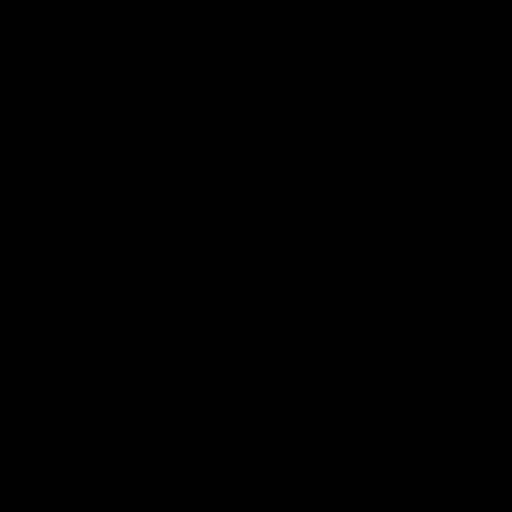
Frame 1 (no input)
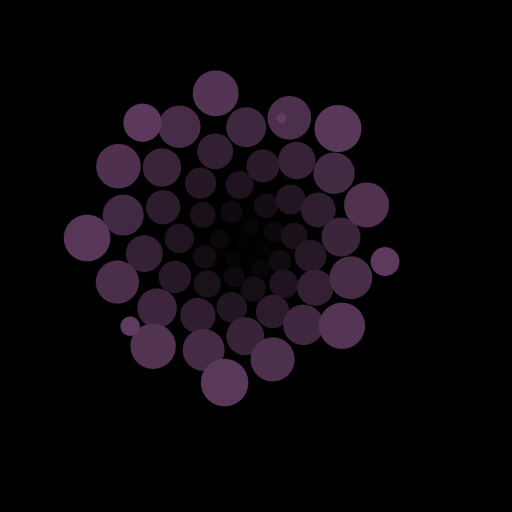
Frame 60 (the mouse pressed at the canvas centre just before this capture)
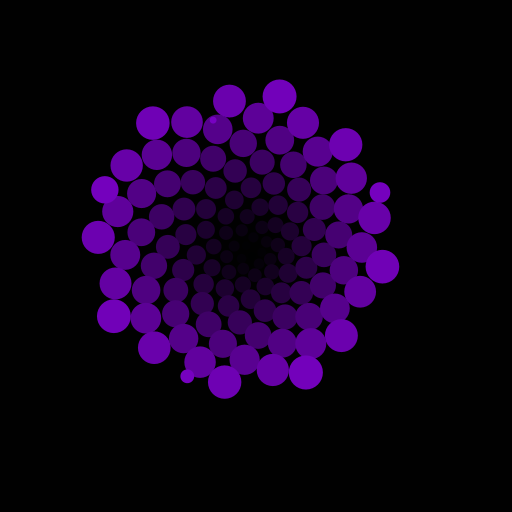
Frame 120 (the mouse held since frame 60 and released just before this capture)

The Processing sketch that drew these frames (run headless with seeded random() and noise(); from frame 60 on, the mouse is pressed at the canvas centre):

// Processing sketch: sketch_jan21a
// ── sketch_jan21a.pde

//Mitchell Karchemsky

float goldenRatio = (sqrt(5)+1)/2;
float goldenAngle = (goldenRatio-1)*2*PI;
float offSet      = .9;      
int currGen       = 0;
int counter       = 0;
float lastX = width/2;
float lastY = width/2;
int i=0;  //Yes this is bad practice
//Colors
int R = (int)(goldenRatio+(i*goldenRatio)%255);
int G = (int)(goldenRatio+(i)%255);
int B = (int)(goldenRatio+(i*goldenRatio)%255);




void setup(){
  size(512, 512);
  smooth();
  noStroke();
  frameRate(30);
}

void draw(){
  
  background(goldenRatio);
  
  float generation = currGen+1;
  float rad    = width/2 - 64;             //What does rad do? Magic Number 1 --> 64
  float asmall = (goldenRatio*rad*rad)/generation;   //What does asmall do?

  float cumulativeArea = 0;              //What does cumulativeArea do?
  i=0;
  for(; i<generation;i++){

    float angle = i*goldenAngle;
    //fill(100+(i*5)%100);              //Colorss
    changeColor();
    fill(R,G,B);
    println("("+R+","+G+","+B+")");
    /**/
    float itterativeRatio  = i/(generation-1);
    float nodeOffset       = asmall*offSet*2*itterativeRatio - asmall*offSet;
    float nodeArea         = asmall + nodeOffset;
    float nodeRadius       = sqrt(nodeArea/PI);
    float cumulativeRadius = sqrt(cumulativeArea/PI);
    
    nodeRadius *= min(1,(generation-i)/5.0);
    
    float xLocation = width/2 + sin(angle)*(cumulativeRadius+nodeRadius);
    float yLocation = width/2 + cos(angle)*(cumulativeRadius+nodeRadius);
    
    ellipse(xLocation-nodeRadius, yLocation-nodeRadius, nodeRadius*2, nodeRadius*2);
    /*if(generation%goldenRatio==0){
      println("line at"+lastX+" "+lastY+" through "+ xLocation +" "+yLocation);
      stroke(255,0,0);
      line(lastX,lastY,xLocation,yLocation);
      lastX = xLocation;
      lastY = yLocation;
      noStroke();  
    }/**/
    
    cumulativeArea += PI*nodeRadius*nodeRadius;
  }
  
  currGen++;

}

void mousePressed(){
  counter++;
  changeColor();
}

void changeColor(){
  int colorSchemes = 4;
  //Color Scheme changer
  counter%=colorSchemes;
  switch (counter){
    case 0:
      //Aubrey's Joker
      R = (int)(goldenRatio+(i*goldenRatio)%256);
      G = (int)(goldenRatio+(i)%256);
      B = (int)(goldenRatio+(i*goldenRatio)%256);
    break;

    case 1 :
      //Reds and Blues
      R = (int)(i%256);
      G = (int)(goldenRatio);
      B = (int)(goldenRatio+(i*goldenRatio)%256);
    break;

    case 2:
    //purple rose
      R = (int)(i*goldenRatio%256);
      G = (int)(goldenRatio/i%255);
      B = (int)(goldenRatio+(i*goldenRatio)%256);
    break;

    case 3:
    //
      R = (int)((i+goldenRatio)%256);
      G = (int)((goldenRatio/i)%255);
      B = (int)(goldenRatio+(i*goldenRatio)%256);
    break;
  }
}
